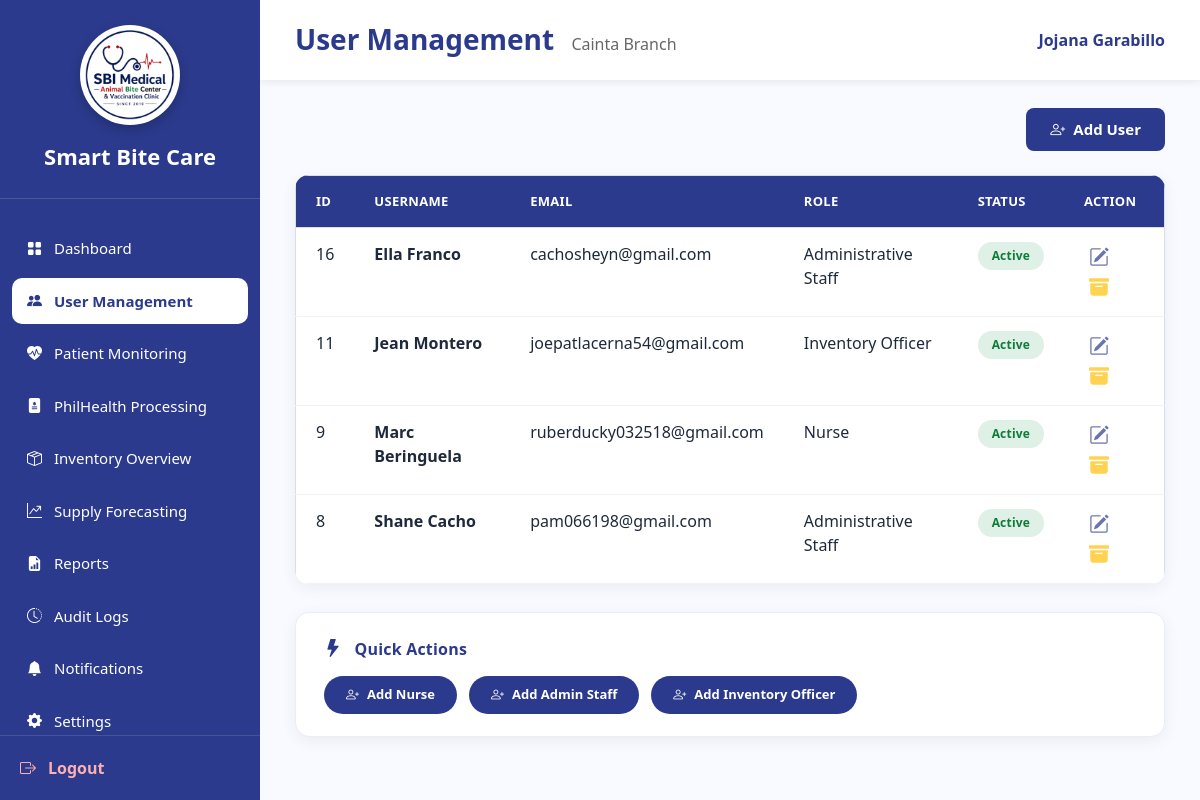
The page /BranchAdmin_UserManagement.php (signed in) on the database its author committed.
### tables this page shows
CREATE TABLE `users` (
  `user_id` int(11) NOT NULL,
  `branch_id` varchar(10) DEFAULT NULL,
  `role_id` int(11) NOT NULL,
  `username` varchar(100) NOT NULL,
  `email` varchar(255) NOT NULL,
  `password` varchar(255) NOT NULL,
  `status` enum('Active','Inactive') DEFAULT 'Active',
  `created_at` timestamp NOT NULL DEFAULT current_timestamp(),
  `last_login` datetime DEFAULT NULL
);

CREATE TABLE `branches` (
  `branch_id` varchar(10) NOT NULL,
  `branch_name` varchar(150) NOT NULL,
  `branch_address` text DEFAULT NULL,
  `contact_number` varchar(30) DEFAULT NULL,
  `email` varchar(150) DEFAULT NULL,
  `status` enum('Active','Inactive') DEFAULT 'Active',
  `created_at` timestamp NOT NULL DEFAULT current_timestamp()
);

CREATE TABLE `roles` (
  `role_id` int(11) NOT NULL,
  `role_name` varchar(100) NOT NULL
);

### BranchAdmin_UserManagement.php (the view, shortened to what this page needs)
<?php
require_once 'sources/db_connect.php';
$user_id = $_SESSION['user_id'];
$branch_id = null;
$branch_name = '';
$username = '';
$userQuery = "SELECT u.branch_id, u.username, b.branch_name
              FROM users u
              LEFT JOIN branches b ON u.branch_id = b.branch_id
              WHERE u.user_id = ?";
$stmt = $conn->prepare($userQuery);
$stmt->bind_param("i", $user_id);
$stmt->execute();
$userResult = $stmt->get_result();
if ($userResult->num_rows > 0) {
    $userData = $userResult->fetch_assoc();
    $branch_id = $userData['branch_id'];
    $branch_name = $userData['branch_name'] ?? 'Unknown Branch';
    $username = $userData['username'] ?? 'Admin';
}
$page = isset($_GET['page']) ? (int)$_GET['page'] : 1;
$limit = 10;
$offset = ($page - 1) * $limit;
$usersQuery = "SELECT u.user_id, u.username, u.email, u.status, r.role_id, r.role_name
               FROM users u
               JOIN roles r ON u.role_id = r.role_id
               WHERE u.branch_id = ?
               AND u.user_id != ?
               AND u.role_id NOT IN (1, 2)
               ORDER BY u.user_id DESC
               LIMIT ? OFFSET ?";
$stmt = $conn->prepare($usersQuery);
$stmt->bind_param("siii", $branch_id, $user_id, $limit, $offset);
$stmt->execute();
$users = $stmt->get_result()->fetch_all(MYSQLI_ASSOC);
?>
<!DOCTYPE html>
<html lang="en">
<head>
    <link href="https://cdn.jsdelivr.net/npm/bootstrap@5.3.3/dist/css/bootstrap.min.css" rel="stylesheet">
    <link rel="stylesheet" href="https://cdn.jsdelivr.net/npm/bootstrap-icons@1.11.3/font/bootstrap-icons.min.css">
    <link rel="stylesheet" href="sidebar.css">
</head>
<body>
    <div class="sidebar">
        <div class="logo-area">
            <div class="logo-frame">
                <img src="logo.png" alt="Smart Bite Care Logo" class="logo">
            </div>
            <div class="system-name">Smart Bite Care</div>
        </div>
        <nav class="nav-menu">
            <ul>
                <li><a href="BranchAdmin_Dashboard.php"><i class="bi bi-grid-fill"></i><span>Dashboard</span></a></li>
                <li><a class="active" href="BranchAdmin_UserManagement.php"><i class="bi bi-people-fill"></i><span>User Management</span></a></li>
                <li><a href="BranchAdmin_PatientMonitoring.php"><i class="bi bi-heart-pulse-fill"></i><span>Patient Monitoring</span></a></li>
                <li><a href="BranchAdmin_PhilhealthWorkflow.php"><i class="bi bi-file-medical-fill"></i><span>PhilHealth Processing</span></a></li>
                <li><a href="BranchAdmin_InventoryOverview.php"><i class="bi bi-box-seam"></i><span>Inventory Overview</span></a></li>
                <li><a href="BranchAdmin_Forecasting.php"><i class="bi bi-graph-up-arrow"></i><span>Supply Forecasting</span></a></li>
                <li><a href="BranchAdmin_Reports.php"><i class="bi bi-file-earmark-bar-graph-fill"></i><span>Reports</span></a></li>
                <li><a href="BranchAdmin_AuditLogs.php"><i class="bi bi-clock-history"></i><span>Audit Logs</span></a></li>
                <li><a href="BranchAdmin_Notifications.php"><i class="bi bi-bell-fill"></i><span>Notifications</span></a></li>
                <li><a href="BranchAdmin_Settings.php"><i class="bi bi-gear-fill"></i><span>Settings</span></a></li>
            </ul>
        </nav>
        <div class="logout">
            <a href="logout.php"><i class="bi bi-box-arrow-right"></i><span>Logout</span></a>
        </div>
    </div>
    <div class="main">
        <div class="topbar">
            <h3>User Management <small><?php echo htmlspecialchars($branch_name); ?></small></h3>
            <div class="profile"><?php echo htmlspecialchars($username); ?></div>
        </div>
        <div class="content-wrapper">
            <div class="page-header">
                <button class="btn btn-add-user" data-bs-toggle="modal" data-bs-target="#addUserModal">
                    <i class="bi bi-person-plus"></i> Add User
                </button>
            </div>
            <div class="table-card">
                <div class="table-responsive">
                    <table class="table">
                        <thead>
                            <tr>
                                <th>ID</th>
                                <th>Username</th>
                                <th>Email</th>
                                <th>Role</th>
                                <th>Status</th>
                                <th>Action</th>
                            </tr>
                        </thead>
                        <tbody>
                            <?php if (empty($users)): ?>
                                <tr>
                                    <td colspan="6">
                                        <div class="empty-state">
                                            <i class="bi bi-people"></i>
                                            <p>No users found for this branch.</p>
                                            <button class="btn btn-add-user" data-bs-toggle="modal" data-bs-target="#addUserModal">
                                                <i class="bi bi-person-plus"></i> Add your first user
                                            </button>
                                        </div>
                                    </td>
                                </tr>
                            <?php else: ?>
                                <?php foreach ($users as $user): ?>
                                    <tr>
                                        <td><?php echo $user['user_id']; ?></td>
                                        <td><strong><?php echo htmlspecialchars($user['username']); ?></strong></td>
                                        <td><?php echo htmlspecialchars($user['email']); ?></td>
                                        <td><?php echo htmlspecialchars($user['role_name']); ?></td>
                                        <td>
                                            <form method="POST" style="display: inline;">
                                                <button type="submit" class="badge-status <?php echo $user['status'] === 'Active' ? 'badge-active' : 'badge-inactive'; ?>">
                                                    <?php echo $user['status']; ?>
                                                </button>
                                            </form>
                                        </td>
                                        <td>
                                            <i class="bi bi-pencil-square action-icon"
                                               data-bs-toggle="modal"
                                               data-bs-target="#editUserModal"
                                               data-user-id="<?php echo $user['user_id']; ?>"
                                               data-username="<?php echo htmlspecialchars($user['username']); ?>"
                                               data-email="<?php echo htmlspecialchars($user['email']); ?>"
                                               data-role-id="<?php echo $user['role_id']; ?>"
                                               data-status="<?php echo $user['status']; ?>"></i>
                                            <?php if ($user['user_id'] != $user_id && $user['status'] === 'Active'): ?>
                                                <i class="bi bi-archive-fill action-icon archive"
                                                   data-bs-toggle="modal"
                                                   data-bs-target="#archiveUserModal"
                                                   data-user-id="<?php echo $user['user_id']; ?>"
                                                   data-username="<?php echo htmlspecialchars($user['username']); ?>"></i>
                                            <?php endif; ?>
                                        </td>
                                    </tr>
                                <?php endforeach; ?>
                            <?php endif; ?>
                        </tbody>
                    </table>
                </div>
            </div>
            <div class="quick-actions-card">
                <div class="qa-title"><i class="bi bi-lightning-fill"></i> Quick Actions</div>
                <div class="qa-btn-group">
                    <button class="btn-qa" data-bs-toggle="modal" data-bs-target="#addUserModal"><i class="bi bi-person-plus"></i> Add Nurse</button>
                    <button class="btn-qa" data-bs-toggle="modal" data-bs-target="#addUserModal"><i class="bi bi-person-plus"></i> Add Admin Staff</button>
                    <button class="btn-qa" data-bs-toggle="modal" data-bs-target="#addUserModal"><i class="bi bi-person-plus"></i> Add Inventory Officer</button>
                </div>
            </div>
        </div>
    </div>
</body>
</html>

### sidebar.css (style rules this page uses)
:root { --primary:#2B3A8C; --accent:#F21D2F; --bg:#F2F2F2; --white:#fff; }
.sidebar { width:260px; height:100vh; height:100dvh; min-height:0; background:var(--primary); display:flex; flex-direction:column; color:white; position:fixed; left:0; top:0; overflow:hidden; z-index:1000; box-sizing:border-box; }
.sidebar * { box-sizing:border-box; }
.logo-area { padding:25px 20px; border-bottom:1px solid rgba(255,255,255,.15); text-align:center; flex-shrink:0; }
.logo { width: 90px; height: 90px; display: block; object-fit: contain; }
.logo-frame { width: 100px; height: 100px; margin: 0 auto; border-radius: 50%; background: #fff; display: flex; align-items: center; justify-content: center; overflow: hidden; box-shadow: 0 4px 12px rgba(0,0,0,.2); border: 3px solid rgba(255,255,255,.3); }
.system-name { margin-top:15px; font-size:22px; font-weight:700; }
.nav-menu { margin-top:20px; flex:1; min-height:0; padding-bottom:10px; overflow-x:hidden; overflow-y:auto; overscroll-behavior:contain; scrollbar-width:thin; scrollbar-color:rgba(255,255,255,.45) transparent; -webkit-overflow-scrolling:touch; }
.nav-menu ul { list-style:none; padding:0; margin:0; }
.nav-menu li { margin:6px 12px; }
.nav-menu a { color:white; text-decoration:none; display:flex; align-items:center; gap:12px; padding:12px 15px; border-radius:10px; transition:.25s; font-size:15px; }
.nav-menu a.active { background:white; color:var(--primary); font-weight:600; }
.logout { padding:20px; flex-shrink:0; border-top:1px solid rgba(255,255,255,.12); background:var(--primary); }
.logout a { color:#ffb0b0; text-decoration:none; display:flex; align-items:center; gap:12px; font-weight:600; }

### BranchAdmin_UserManagement.php (style rules this page uses)
:root { --primary: #2B3A8C; --accent: #F21D2F; --bg: #F2F2F2; }
body { background: #f9faff; font-family: 'Segoe UI', sans-serif; }
.main { margin-left: 260px; min-height: 100vh; }
.topbar { background: white; height: 80px; display: flex; align-items: center; justify-content: space-between; padding: 0 35px; box-shadow: 0 2px 8px rgba(0,0,0,.08); }
.topbar h3 { font-size: 28px; font-weight: 700; color: var(--primary); margin: 0; }
.topbar h3 small { font-size: 16px; font-weight: 400; color: #666; margin-left: 10px; }
.profile { font-weight: 600; color: var(--primary); cursor: pointer; }
.content-wrapper { padding: 28px 35px 40px 35px; }
.page-header { display: flex; justify-content: flex-end; align-items: center; margin-bottom: 24px; }
.btn-add-user { background: var(--primary); border: none; padding: 10px 24px; font-weight: 600; font-size: 15px; border-radius: 8px; color: #fff; transition: background 0.2s; display: inline-flex; align-items: center; gap: 8px; }
.table-card { background: #fff; border-radius: 14px; box-shadow: 0 4px 16px rgba(0, 0, 0, 0.06); overflow: hidden; }
.table-card .table { margin: 0; border: 1px solid #d9dee8; }
.table-card .table thead th { background: var(--primary); color: #fff; padding: 16px 20px; font-size: 13px; font-weight: 700; text-transform: uppercase; letter-spacing: 0.3px; }
.table-card .table tbody td { padding: 14px 20px; color: #1e293b; border-bottom: 1px solid #f0f2f7; }
.badge-status { font-weight: 600; font-size: 12px; padding: 5px 14px; border-radius: 20px; letter-spacing: 0.2px; display: inline-block; cursor: pointer; border: none; }
.badge-active { background: #dff0e6; color: #0f7b3a; }
.action-icon { color: var(--primary); font-size: 20px; opacity: 0.7; transition: opacity 0.2s, transform 0.15s; cursor: pointer; display: inline-block; margin: 0 5px; }
.action-icon.archive { color: #ffc107; }
.quick-actions-card { background: #fff; border-radius: 14px; box-shadow: 0 4px 16px rgba(0, 0, 0, 0.06); border: 1px solid #e9edf4; padding: 22px 28px; margin-top: 28px; }
.quick-actions-card .qa-title { font-size: 16px; font-weight: 700; color: var(--primary); margin: 0 0 14px 0; letter-spacing: 0.2px; }
.quick-actions-card .qa-title i { margin-right: 8px; font-size: 18px; }
.qa-btn-group { display: flex; flex-wrap: wrap; gap: 12px; }
.qa-btn-group .btn-qa { background: var(--primary); border: none; padding: 9px 22px; border-radius: 30px; font-weight: 600; font-size: 13px; color: white; transition: background 0.2s, transform 0.15s; display: inline-flex; align-items: center; gap: 8px; cursor: pointer; border: none; }

### rows shown on the page
users: branch.branch_name "Cainta Branch", username "Jojana Garabillo"
users: user_id "16", username "Ella Franco", email "cachosheyn@gmail.com", role.role_name "Administrative Staff", status "Active"
users: user_id "11", username "Jean Montero", email "joepatlacerna54@gmail.com", role.role_name "Inventory Officer", status "Active"
users: user_id "9", username "Marc Beringuela", email "ruberducky032518@gmail.com", role.role_name "Nurse", status "Active"
users: user_id "8", username "Shane Cacho", email "pam066198@gmail.com", role.role_name "Administrative Staff", status "Active"
